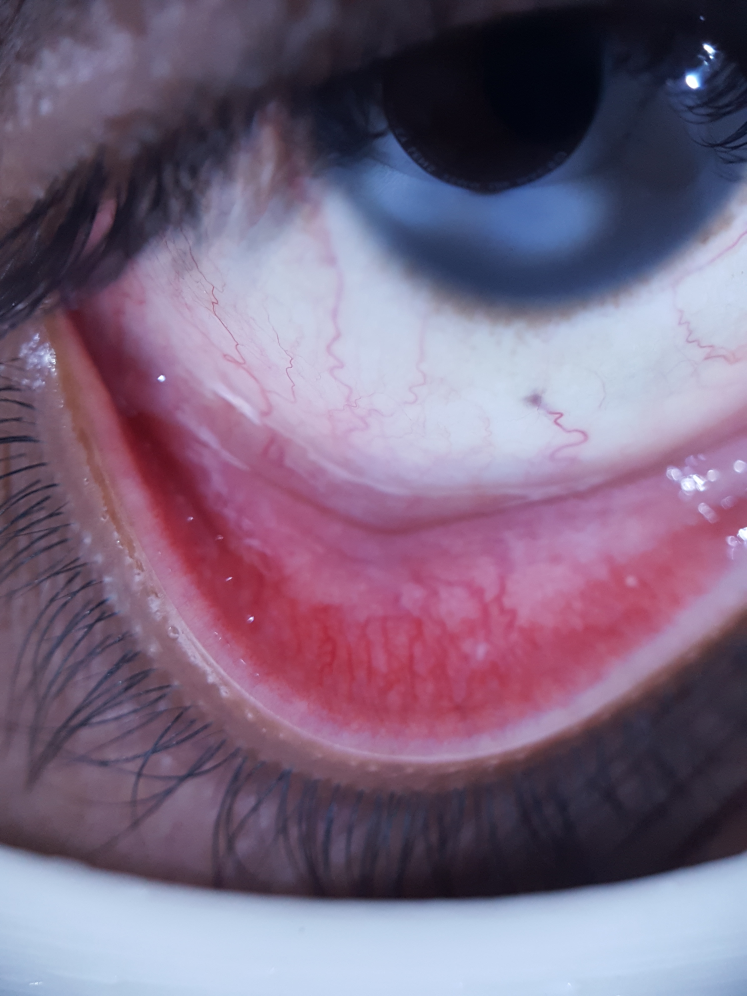
#> input picture data/Images/test/test/Anemia/Anemia_test.0.jpg, 2988 x 3984 px (shown at 1/4 size)
$ python -i image_utils.py   (imports and definitions only)   (older library calls are emulated)
#> lines starting #> are read from the running program, lines starting #| are printed output that depends on the picture
"""
utils/image_utils.py
Image loading, CLAHE normalisation, LAB feature extraction, and preprocessing.
"""
from __future__ import annotations

import io
import logging

import cv2
import numpy as np
from PIL import Image, UnidentifiedImageError

logger = logging.getLogger("anemia-api.image")

IMG_SIZE      = 224
ACCEPTED_MIME = {"image/jpeg", "image/jpg", "image/png", "image/webp"}


# [11 lines left out: function load_pil_image, not called in this run]


def _apply_clahe(arr_rgb: np.ndarray) -> np.ndarray:
    """
    Apply CLAHE to L channel of LAB colour space.
    Input/output: (H, W, 3) uint8 RGB.
    Matches the notebook's _apply_clahe_np exactly.
    """
    img_u8  = np.clip(arr_rgb, 0, 255).astype(np.uint8)
    lab     = cv2.cvtColor(img_u8, cv2.COLOR_RGB2LAB)
#> lab: shape (3984, 2988, 3); mean of channels 0, 1, 2 116.1, 140.7, 117.9
    L, A, B = cv2.split(lab)
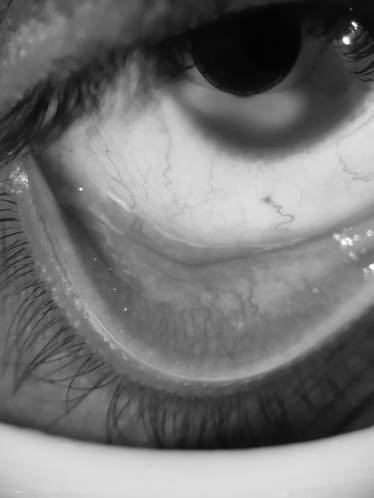
#> L: shape (3984, 2988) (shown at 1/8 size); min 0, max 255, mean 116.1
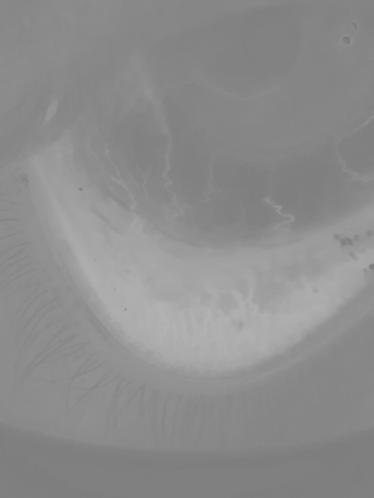
#> A: shape (3984, 2988) (shown at 1/8 size); min 114, max 180, mean 140.7
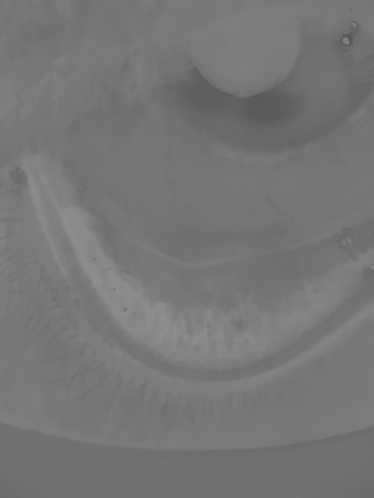
#> B: shape (3984, 2988) (shown at 1/8 size); min 81, max 147, mean 117.9
    clahe   = cv2.createCLAHE(clipLimit=2.0, tileGridSize=(8, 8))
    L_eq    = clahe.apply(L)
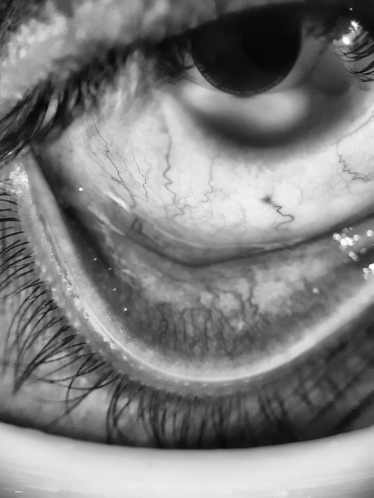
#> L_eq: shape (3984, 2988) (shown at 1/8 size); min 0, max 255, mean 126.5
    lab_eq  = cv2.merge([L_eq, A, B])
#> lab_eq: shape (3984, 2988, 3); mean of channels 0, 1, 2 126.5, 140.7, 117.9
    return cv2.cvtColor(lab_eq, cv2.COLOR_LAB2RGB)
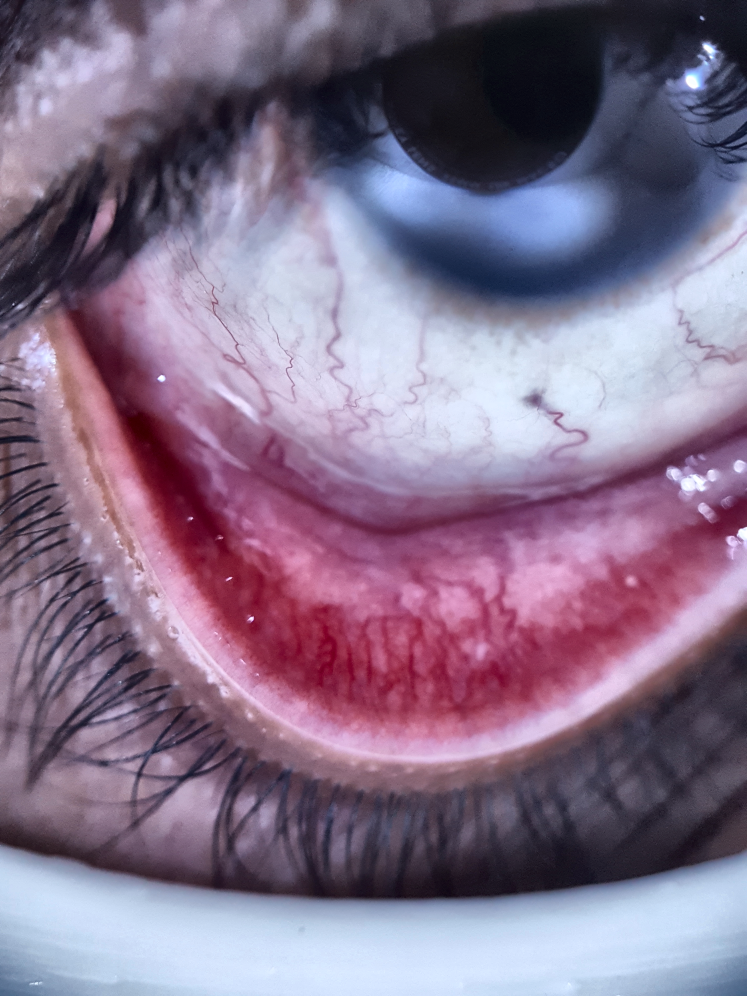
#> returned value: shape (3984, 2988, 3) (shown at 1/4 size); mean R, G, B 132.2, 113.3, 138.5


# [69 lines left out: functions extract_lab_features, preprocess_image, validate_image_content_type, not called in this run]

>>> import cv2
>>> picture = cv2.cvtColor(cv2.imread('../../data/Images/test/test/Anemia/Anemia_test.0.jpg'), cv2.COLOR_BGR2RGB)
>>> result = _apply_clahe(picture)

$ run again, on data/Images/test/test/Anemia/Anemia_test.1.jpg
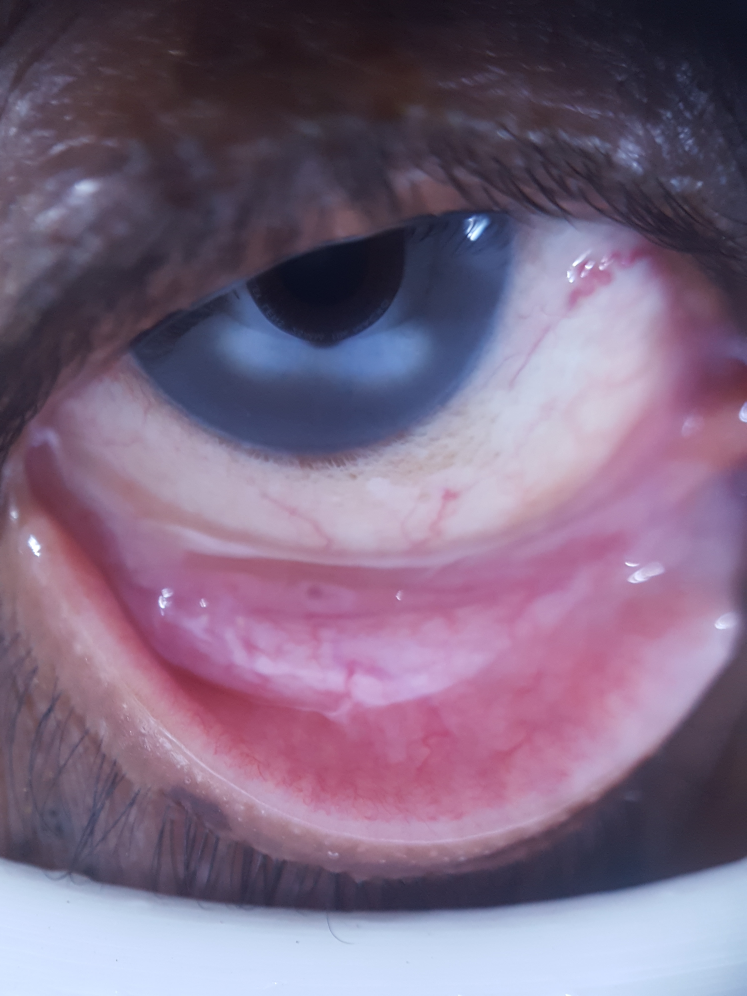
#> input picture data/Images/test/test/Anemia/Anemia_test.1.jpg, 2988 x 3984 px (shown at 1/4 size)
#> lab: shape (3984, 2988, 3); mean of channels 0, 1, 2 117.3, 140.9, 117.4
#> in _apply_clahe, `L, A, B = cv2.split(lab)`:
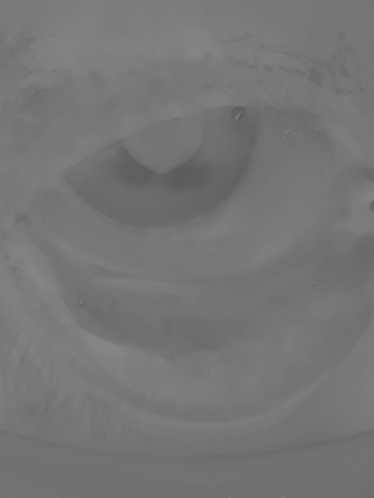
#> B: shape (3984, 2988) (shown at 1/8 size); min 84, max 136, mean 117.4
#> lab_eq: shape (3984, 2988, 3); mean of channels 0, 1, 2 122.7, 140.9, 117.4
#> in _apply_clahe, `return cv2.cvtColor(lab_eq, cv2.COLOR_LAB2RGB)`:
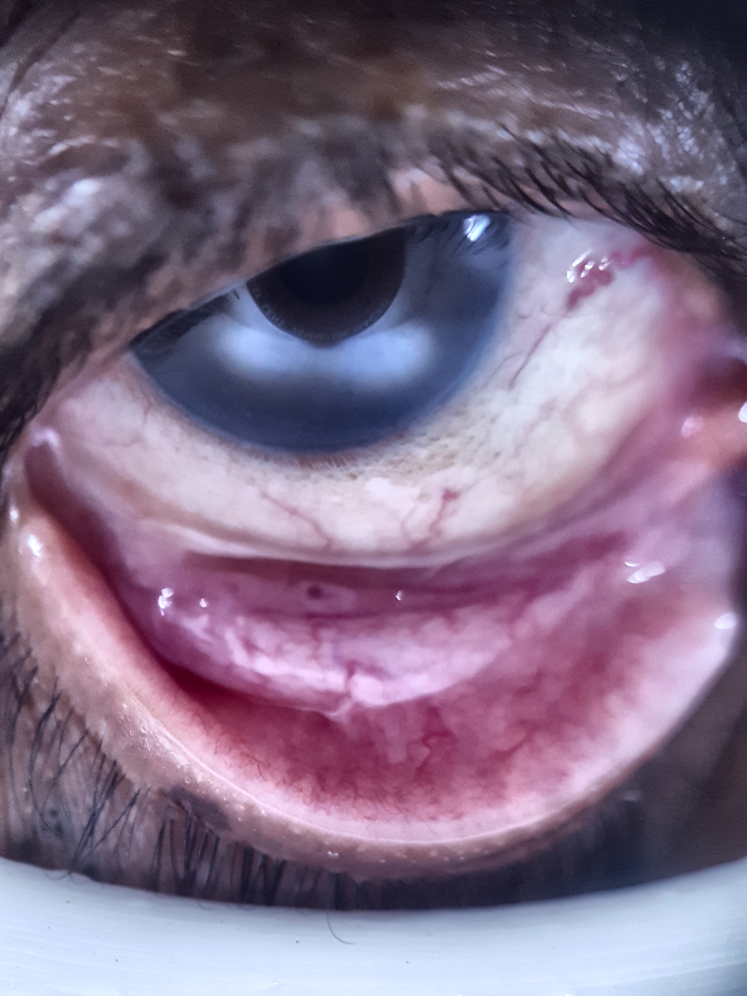
#> returned value: shape (3984, 2988, 3) (shown at 1/4 size); mean R, G, B 129.1, 109.7, 134.8

$ run again, on data/Images/test/test/Anemia/Anemia_test.2.jpg
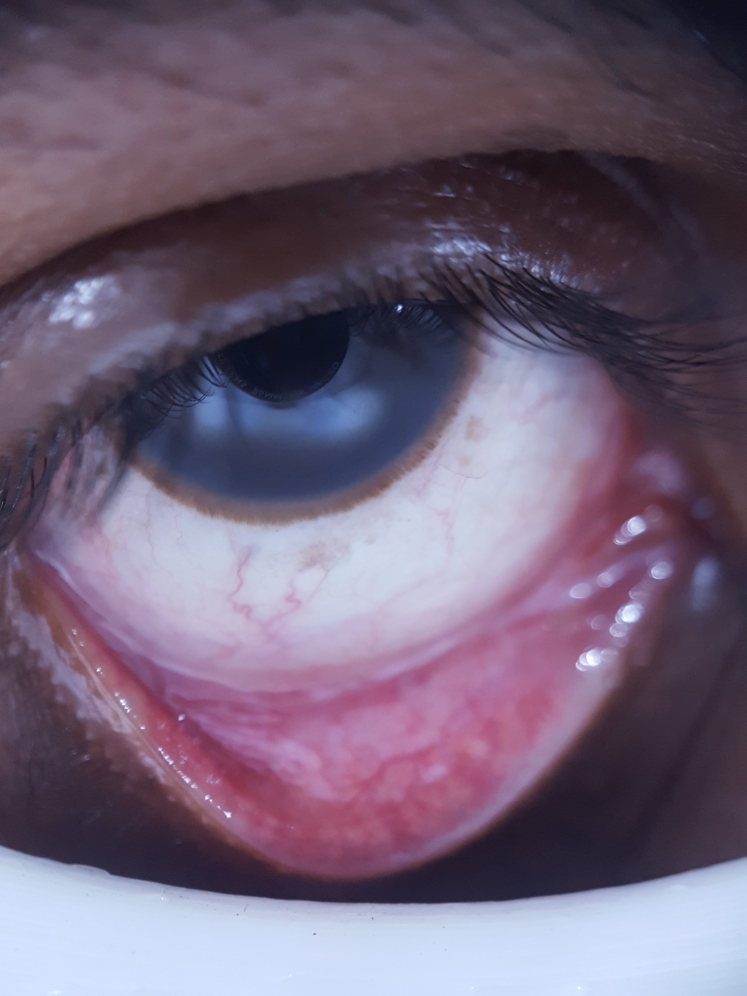
#> input picture data/Images/test/test/Anemia/Anemia_test.2.jpg, 2988 x 3984 px (shown at 1/4 size)
#> lab: shape (3984, 2988, 3); mean of channels 0, 1, 2 107.9, 139.2, 118.4
#> in _apply_clahe, `L, A, B = cv2.split(lab)`:
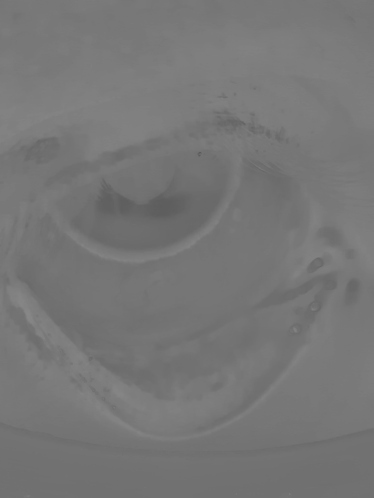
#> B: shape (3984, 2988) (shown at 1/8 size); min 79, max 135, mean 118.4
#> lab_eq: shape (3984, 2988, 3); mean of channels 0, 1, 2 121.3, 139.2, 118.4
#> in _apply_clahe, `return cv2.cvtColor(lab_eq, cv2.COLOR_LAB2RGB)`:
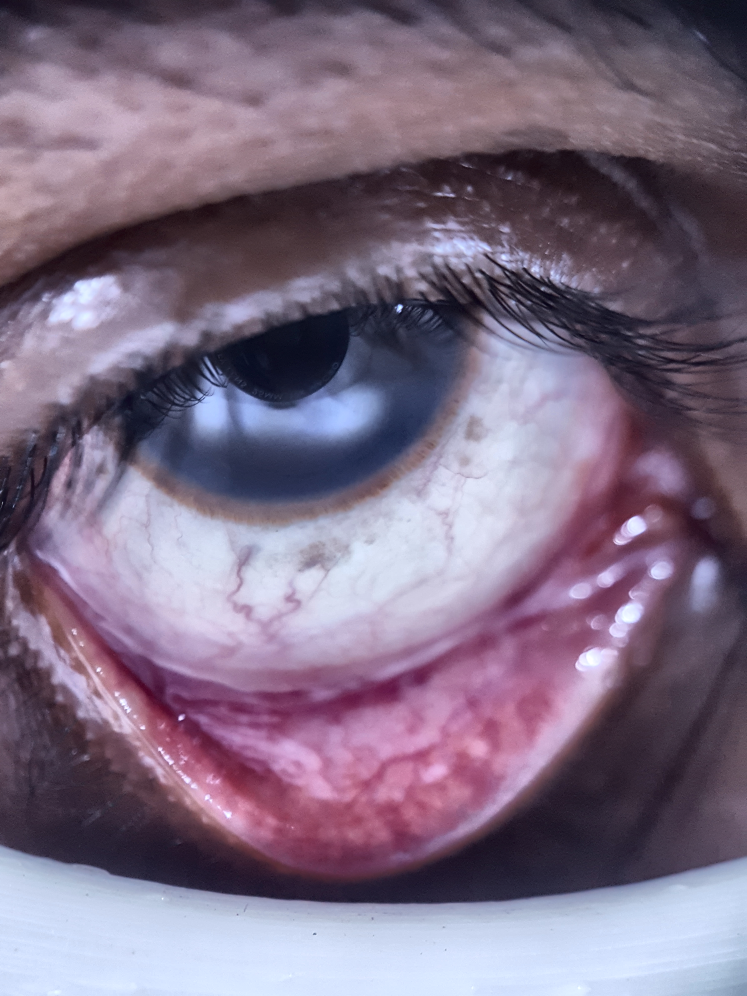
#> returned value: shape (3984, 2988, 3) (shown at 1/4 size); mean R, G, B 126, 109.8, 132
